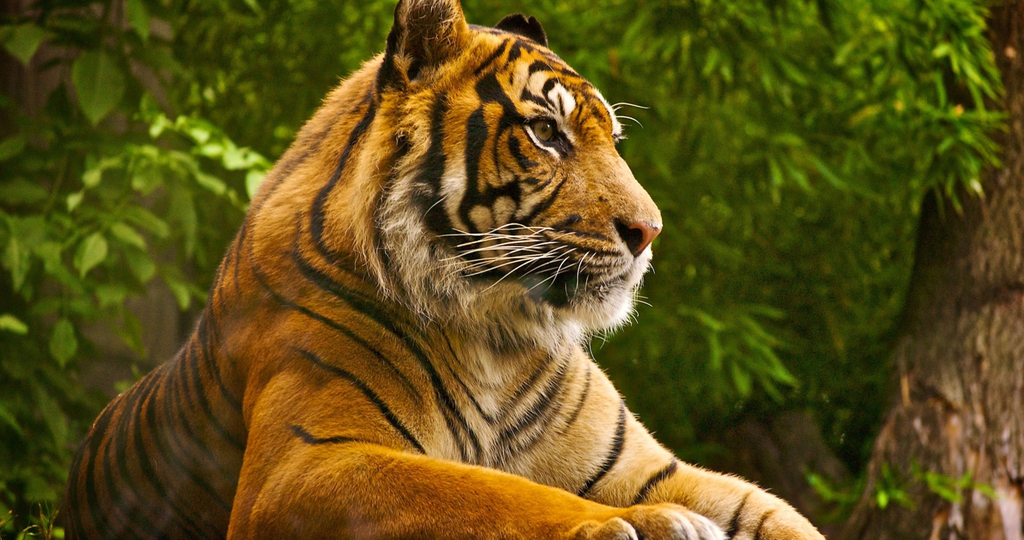
#> input picture data1.bmp, 1024 x 540 px, found by its file name
$ python huffman.py
#> lines starting #> are read from the running program, lines starting #| are printed output that depends on the picture
#!/usr/bin/env python3
# -*- coding: utf-8 -*-
"""
Created on Sun Feb  4 20:53:39 2018

@author: pritish
"""

import cv2
import numpy as np
from scipy.stats import itemfreq


def coding(A):
    A.sort()

    if len(A)==2:
        return ['1','0']

    A=A[::-1]
    temp=A[:-2]
    for i in range(len(temp)):
        if temp[i]<A[len(A)-1]+A[len(A)-2]:
            break

    temp.append(A[len(A)-1]+A[len(A)-2])
    t1=coding(temp)
    A=A[::-1]
    if A[len(A)-1]>A[len(A)-2]:
        a=t1[i]+'0'
        b=t1[i]+'1'
        t1.append(a)
        t1.append(b)
        t1.remove(t1[i])
    else:
        a=t1[i]+'1'
        b=t1[i]+'0'
        t1.append(a)
        t1.append(b)
        t1.remove(t1[i])

    return t1


img=cv2.imread('/home/pritish/digicommassn/data1.bmp',1)
#> img is the input picture: shape (540, 1024, 3); mean B, G, R 24.4, 79.2, 92.9
img=img[:,:,0]
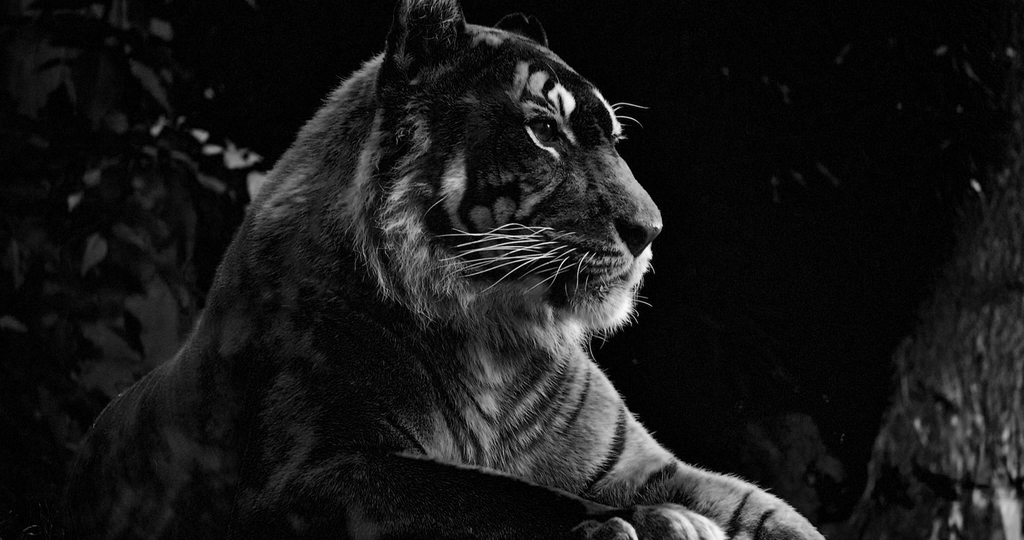
#> img: shape (540, 1024); min 0, max 252, mean 24.4


out=np.copy(img).astype(str)

freqtable=itemfreq(img)
#> freqtable = 252 pairs, first value 0 to 252, second value 1 to 42779

sortfreq=np.copy(freqtable[:,1])
#> sortfreq = 252 values, max 42779 at index 3, min 1 at index 251, mean 2194.3
sortfreq.sort()
uniqfreq=np.unique(sortfreq)
#> uniqfreq = 230 values from 1 to 42779
sortfreq=sortfreq/np.sum(sortfreq)
#> sortfreq = 252 values from 1.81e-06 to 0.0774
sortfreq=list(sortfreq)

temp=[]
for i in uniqfreq:
    for j in range(freqtable.shape[0]):
        if freqtable[j][1]==i:
            temp.append(freqtable[j][0])
#> this loop made 230 passes
#> i on passes 2 to 4: 3, 4, 7
#> after the loop, temp = 252 values, max 252 at index 0, min 0 at index 241, mean 125.5


code=coding(sortfreq)
#> in coding, `A=A[::-1]`: A = 252 values, max 0.0774 at index 0, min 1.81e-06 at index 251, mean 0.00397
#> in coding, `temp=A[:-2]`: temp = 250 values, max 0.0774 at index 0, min 5.43e-06 at index 249, mean 0.004
#> in coding, `t1=coding(temp)`: t1 = 251 items, first 6: '1001', '1011', '1101', '1111', '0001', '0110'
#> in coding, `A=A[::-1]`: A = 252 values from 1.81e-06 to 0.0774
#> in coding, `a=t1[i]+'0'`: a = '000001101011111100'
#> in coding, `b=t1[i]+'1'`: b = '000001101011111101'
#> code = 252 items, first 6: '1001', '1011', '1101', '1111', '0001', '0110'
code=code[::-1]
#> code = 252 items, first 6: '000001101011111101', '000001101011111100', '00000110101111111', '0101100010111111', '0101100010111110', '0000011010111110'

dic={}

for i in range(len(temp)):
    dic[temp[i]]=code[i]
#> after the loop, dic = 252 items


outstr=0

for i in range(img.shape[0]):
    for j in range(img.shape[1]):
        outstr+=len(dic[img[i][j]])
#> after the loop, outstr = 3238611

out=540*1024*8


A=[42,7,4,2,2,2,2,1,1,1]

c=coding(A)
